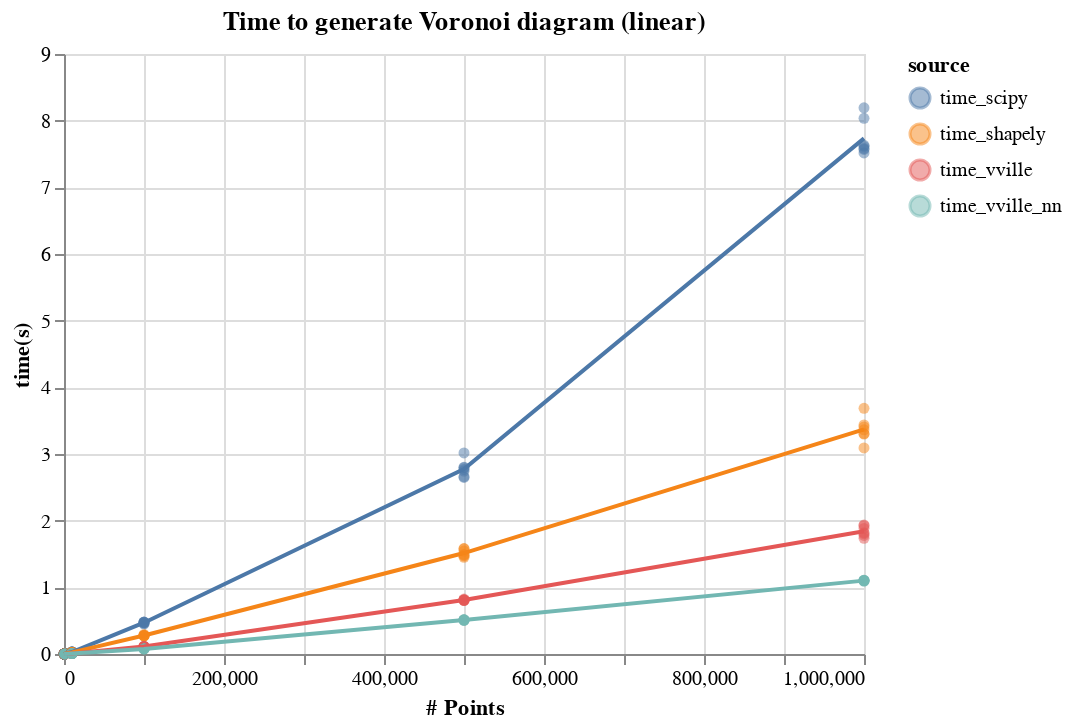

Write notebook code for a chart like this one.
### Code cell
points = (
    alt.Chart(timing_df, title="Time to generate Voronoi diagram (linear)")
    .mark_circle(opacity=0.5)
    .encode(
        x=alt.X("size", title="# Points"),
        y=alt.Y("time", title="time(s)"),
        color="source",
    )
)
mean = (
    alt.Chart(timing_df)
    .mark_line()
    .encode(
        x=alt.X("size", title="# Points"),
        y=alt.Y("mean(time)", title="time(s)"),
        color="source",
    )
)
points + mean

### Figure 1 — Vega-Lite specification as saved in the notebook (floating-point values rounded to 4 significant figures; data arrays with more than 128 entries replaced by an {"elided": "..."} marker saying what was removed)
{"config": {"view": {"continuousWidth": 400, "continuousHeight": 300}}, "layer": [{"mark": {"type": "circle", "opacity": 0.5}, "encoding": {"color": {"field": "source", "type": "nominal"}, "x": {"field": "size", "title": "# Points", "type": "quantitative"}, "y": {"field": "time", "title": "time(s)", "type": "quantitative"}}, "title": "Time to generate Voronoi diagram (linear)"}, {"mark": "line", "encoding": {"color": {"field": "source", "type": "nominal"}, "x": {"field": "size", "title": "# Points", "type": "quantitative"}, "y": {"aggregate": "mean", "field": "time", "title": "time(s)", "type": "quantitative"}}}], "data": {"name": "data-4f1fdec51b16c479d9e38b84d9f314a8"}, "$schema": "https://vega.github.io/schema/vega-lite/v4.17.0.json", "datasets": {"data-4f1fdec51b16c479d9e38b84d9f314a8": {"elided": "196 records"}}}
